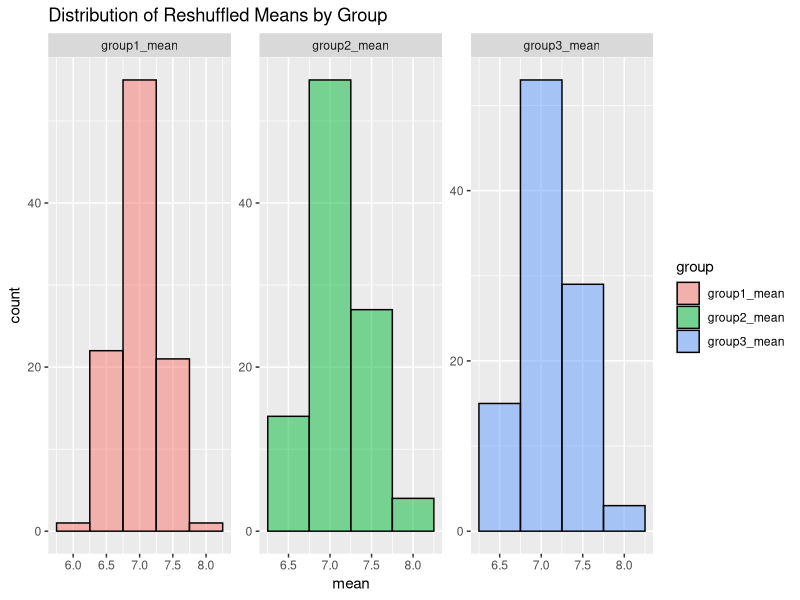

This chart was generated by the following R code:
## ---- chunk 1
knitr::opts_chunk$set(echo = TRUE)
## ---- chunk 2
zero_count <- function (x) {
  counter <- 0
  for (i in x) {
    if (i==0) {
        counter <- counter + 1 
        }
  }
  return(counter)
}
## ---- chunk 3
zero_count_subsetting <- function(x) { 
  return(sum(x==0))
}
## ---- chunk 4
matrix <- function(rows,cols) {
  mat <- outer(1:rows,1:columns,"*")
  return(mat)
}
## ---- chunk 5
set.seed(123)
data <- data.frame( group = rep(1:3, each = 20), response = c(rnorm(20, mean = 5), rnorm(20, mean = 7), rnorm(20, mean = 9)) )
## ---- chunk 6
shuffle_and_mean <- function(data) { 
data$response <- sample(data$response) 
means <- tapply(data$response, data$group, mean) 
return(means) 
} 
## ---- chunk 7
results <- data.frame(replicate = 1:100, group1_mean = rep(NA,100),group2_mean = rep(NA,100),group3_mean=rep(NA,100))
for (i in 1:100) {
  results[i,"group1_mean"] <- shuffle_and_mean(data)[1]
  results[i,"group2_mean"] <- shuffle_and_mean(data)[2]
  results[i,"group3_mean"] <- shuffle_and_mean(data)[3]
} 
## ---- chunk 8
library(ggplot2) 
library(tidyr)
## ---- chunk 9
results_long <- gather(results, group, mean, -replicate)  
ggplot(results_long, aes(x = mean, fill = group)) + geom_histogram(binwidth = .5, color = "black", position = "identity", alpha = .5) + facet_wrap(~group, scales = "free") + labs(title = "Distribution of Reshuffled Means by Group") 
